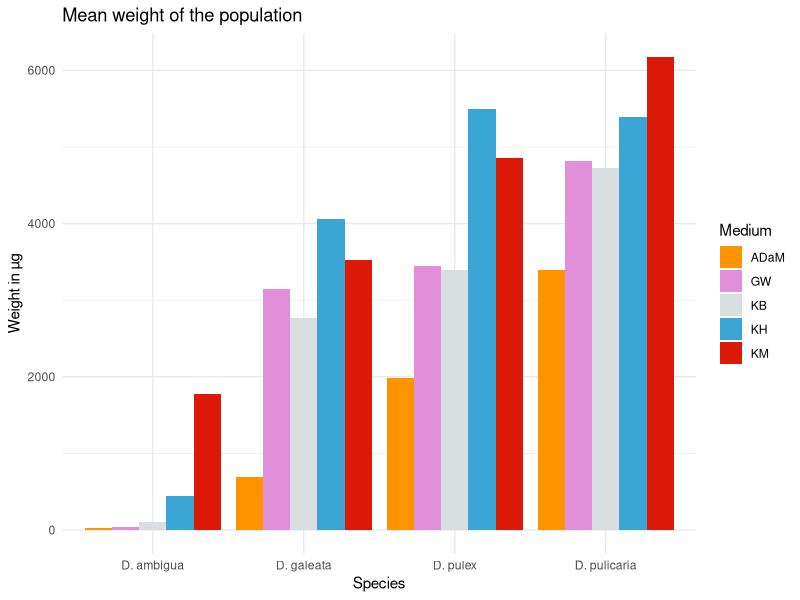

R code for this plot: (Note: this script raises an error after producing the figure.)
library(readxl)
library(tidyverse)
library(here)

dataraw <- read_excel(here("data_raw/Weighingsheet.xlsx"), range = "A1:E61", na = "NA")

data <- dataraw %>% mutate("WeightIncrease_µg" = WeightTotal - WeightFilter)

summary <- data %>% group_by(Medium, Species) %>% summarize(Weight = mean(WeightIncrease_µg, na.rm = TRUE))

ggplot(data = summary, aes(x = Species, y = Weight, fill = Medium))+
  geom_col(position = "dodge")+
  theme_minimal()+
  labs(y = "Weight in µg",
       title = "Mean weight of the population")+
  scale_fill_manual(values = c("#Ff9400", "#E28fd9", "#D9dee0", "#39a6d6", "#Dc1906"))

data %>% filter(! Medium == "KM" | ! Species == "D. galeata") %>% group_by(Medium, Species) %>%
  summarise(p.value.sw = shapiro.test(WeightIncrease_µg)$p.value) 

species <- c("D. pulex", "D. pulicaria", "D. galeata", "D. ambigua")

for (i in species) {
  print(i)
  dataF <- data %>% filter(Species == i)
  print(leveneTest(WeightIncrease_µg ~ Medium, data = dataF)) 
  
  res_aov <- aov(WeightIncrease_µg ~ Medium, data = dataF)
  print(summary(res_aov))
  print(TukeyHSD(res_aov))
}

